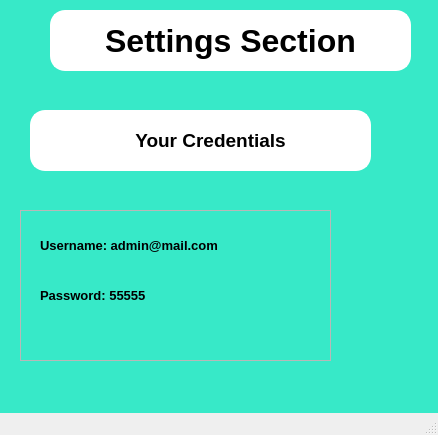
<?xml version="1.0" encoding="UTF-8"?>
<ui version="4.0">
 <class>File</class>
 <widget class="QMainWindow" name="File">
  <property name="geometry">
   <rect>
    <x>0</x>
    <y>0</y>
    <width>438</width>
    <height>435</height>
   </rect>
  </property>
  <property name="windowTitle">
   <string>MainWindow</string>
  </property>
  <widget class="QWidget" name="centralwidget">
   <widget class="QLabel" name="back">
    <property name="geometry">
     <rect>
      <x>0</x>
      <y>0</y>
      <width>661</width>
      <height>601</height>
     </rect>
    </property>
    <property name="styleSheet">
     <string notr="true">background-color:rgb(55,233,200);</string>
    </property>
    <property name="text">
     <string/>
    </property>
   </widget>
   <widget class="QLabel" name="ltop">
    <property name="geometry">
     <rect>
      <x>50</x>
      <y>110</y>
      <width>321</width>
      <height>61</height>
     </rect>
    </property>
    <property name="font">
     <font>
      <pointsize>14</pointsize>
      <weight>75</weight>
      <bold>true</bold>
     </font>
    </property>
    <property name="layoutDirection">
     <enum>Qt::LeftToRight</enum>
    </property>
    <property name="styleSheet">
     <string notr="true">background-color: rgb(255, 255, 255);
border:2px solid rgb(255, 255, 255);
border-radius:15px;



</string>
    </property>
    <property name="text">
     <string>Your Credentials</string>
    </property>
    <property name="alignment">
     <set>Qt::AlignCenter</set>
    </property>
   </widget>
   <widget class="QLabel" name="lhead">
    <property name="geometry">
     <rect>
      <x>50</x>
      <y>10</y>
      <width>361</width>
      <height>61</height>
     </rect>
    </property>
    <property name="font">
     <font>
      <pointsize>24</pointsize>
      <weight>75</weight>
      <bold>true</bold>
     </font>
    </property>
    <property name="layoutDirection">
     <enum>Qt::LeftToRight</enum>
    </property>
    <property name="styleSheet">
     <string notr="true">background-color: rgb(255, 255, 255);
border:2px solid rgb(255, 255, 255);
border-radius:15px;



</string>
    </property>
    <property name="text">
     <string>Settings Section</string>
    </property>
    <property name="alignment">
     <set>Qt::AlignCenter</set>
    </property>
   </widget>
   <widget class="QFrame" name="frame_13">
    <property name="geometry">
     <rect>
      <x>20</x>
      <y>210</y>
      <width>311</width>
      <height>151</height>
     </rect>
    </property>
    <property name="frameShape">
     <enum>QFrame::StyledPanel</enum>
    </property>
    <property name="frameShadow">
     <enum>QFrame::Raised</enum>
    </property>
    <widget class="QLabel" name="lp">
     <property name="geometry">
      <rect>
       <x>20</x>
       <y>70</y>
       <width>191</width>
       <height>31</height>
      </rect>
     </property>
     <property name="font">
      <font>
       <pointsize>10</pointsize>
       <weight>75</weight>
       <bold>true</bold>
      </font>
     </property>
     <property name="layoutDirection">
      <enum>Qt::LeftToRight</enum>
     </property>
     <property name="styleSheet">
      <string notr="true"/>
     </property>
     <property name="text">
      <string>Password: 55555</string>
     </property>
     <property name="alignment">
      <set>Qt::AlignLeading|Qt::AlignLeft|Qt::AlignVCenter</set>
     </property>
    </widget>
    <widget class="QLabel" name="lu">
     <property name="geometry">
      <rect>
       <x>20</x>
       <y>20</y>
       <width>251</width>
       <height>31</height>
      </rect>
     </property>
     <property name="font">
      <font>
       <pointsize>10</pointsize>
       <weight>75</weight>
       <bold>true</bold>
      </font>
     </property>
     <property name="layoutDirection">
      <enum>Qt::LeftToRight</enum>
     </property>
     <property name="styleSheet">
      <string notr="true"/>
     </property>
     <property name="text">
      <string>Username: admin@mail.com</string>
     </property>
     <property name="alignment">
      <set>Qt::AlignLeading|Qt::AlignLeft|Qt::AlignVCenter</set>
     </property>
    </widget>
   </widget>
   <widget class="QLabel" name="licon">
    <property name="geometry">
     <rect>
      <x>30</x>
      <y>110</y>
      <width>61</width>
      <height>61</height>
     </rect>
    </property>
    <property name="font">
     <font>
      <pointsize>14</pointsize>
      <weight>75</weight>
      <bold>true</bold>
     </font>
    </property>
    <property name="layoutDirection">
     <enum>Qt::LeftToRight</enum>
    </property>
    <property name="styleSheet">
     <string notr="true">background-color: rgb(255, 255, 255);
border:2px solid rgb(255, 255, 255);
border-radius:15px;



</string>
    </property>
    <property name="text">
     <string/>
    </property>
    <property name="pixmap">
     <pixmap>sett_pic.png</pixmap>
    </property>
    <property name="scaledContents">
     <bool>true</bool>
    </property>
    <property name="alignment">
     <set>Qt::AlignCenter</set>
    </property>
   </widget>
  </widget>
  <widget class="QStatusBar" name="statusbar"/>
 </widget>
 <resources/>
 <connections/>
</ui>
